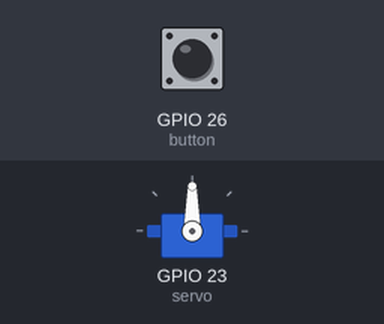
Bench run of a program on a simulated Raspberry Pi (BCM pin numbers). On the bench: servo. The test bench sets the inputs (shaded band); at power-on: GPIO 26 (button) HIGH. Servo angles are drawn from the pulse width (0.5 ms = 0°, 2.5 ms = 180°); what the program prints to the terminal is not drawn.

Above: at 1.2 s.
1.3 s: GPIO 26 (button) pulled LOW for 0.15 s
Timing chart, 0 to 4.3 s (numbered marks = the images above; inputs shaded):
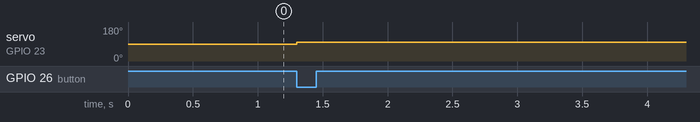

The program:

stepper_button.py
```python
import RPi.GPIO as GPIO
from gpiozero import Servo
import time

servoPin=23
button=26
buttonState=False
buttonPress=False
servo = Servo(servoPin)

webFeeder=False

GPIO.setmode(GPIO.BCM)
GPIO.setwarnings(False)
GPIO.setup(button, GPIO.IN, pull_up_down=GPIO.PUD_UP)

print('Raspberry Pi Servo');
try:
    while True:
        if GPIO.input(button)==False and buttonPress==False:
            buttonPress=True
            if buttonState==False:
                buttonState=True
            else:
                buttonState=False
        if GPIO.input(button)==True and buttonPress==True:
            buttonPress=False

        if buttonState==True:
            buttonState=False
            #servo.mid()
            servo.value=0.2
            time.sleep(0.19)
            #servo.detach()
        elif buttonState==False:
            servo.detach()


        '''
        if buttonState==True:
            #servo.value=0.9
            servo.mid()
            print('mid')
        elif buttonState==False:
            servo.detach()
        '''

except KeyboardInterrupt:
    print('Program stop')
```

Measured:
- after the input at 1.3 s, servo on GPIO 23 (servo): 90° → 99° at once
